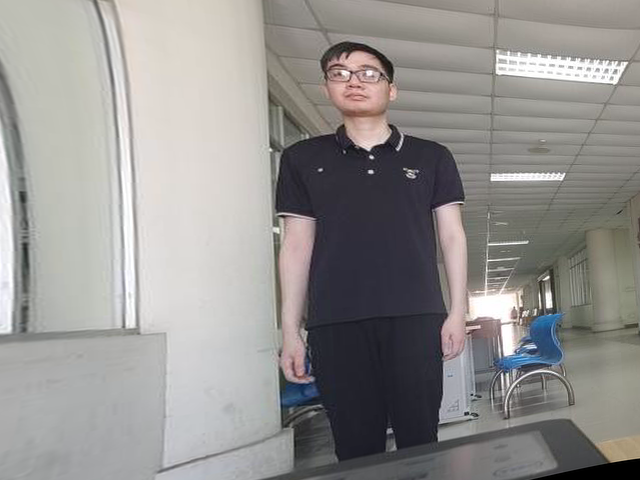
#> input picture test_images/rectified/rectified0.png, 640 x 480 px
$ python triangulation.py
#> lines starting #> are read from the running program, lines starting #| are printed output that depends on the picture; after the words box and inside, x2 and y2 are one past the last pixel; in counts of white or black regions, pixels touching at a corner belong together
import cv2
import numpy as np
import matplotlib.pyplot as plt
def optimize_keypoint(sift, img, bg_subtracttion_img):
    keypoints, descriptors = sift.detectAndCompute(img, None)
    valid_kp = []
    valid_des = []
    for i, point in enumerate(keypoints):
        x, y = int(point.pt[0]), int(point.pt[1])
        if bg_subtracttion_img[y, x] > 0:
            valid_kp.append(point)
            valid_des.append(descriptors[i])
    valid_des = np.array(valid_des)
    return valid_kp, valid_des

def find_nearest_keypoint(target_point, keypoints):
    distances = []
    for point in keypoints:
        x, y = point.pt
        distance = ((x - target_point[0]) ** 2 + (y - target_point[1]) ** 2) ** 0.5
        distances.append(distance)
    sorted_indices = sorted(range(len(distances)), key=lambda k: distances[k])
    nearest_keypoint = keypoints[sorted_indices[0]]
    return nearest_keypoint

def find_largest_contour(img):
    ret, img_binary = cv2.threshold(img, 127, 255, cv2.THRESH_BINARY)
    contours, _ = cv2.findContours(img_binary, cv2.RETR_EXTERNAL, cv2.CHAIN_APPROX_SIMPLE)

    max_area = 0
    max_contour = None

    for contour in contours:
        area = cv2.contourArea(contour)
        if area > max_area:
            max_area = area
            max_contour = contour

    bg = np.zeros_like(img)
    cv2.fillPoly(bg, [max_contour], color=(255, 255, 255))
    return bg


# [34 lines left out: function triangulate, not called in this run]

img1=cv2.imread('./test_images/rectified/rectified0.png')
#> img1 is the input picture: shape (480, 640, 3); mean B, G, R 143.8, 145.9, 148
img2=cv2.imread('./test_images/rectified/rectified1.png')
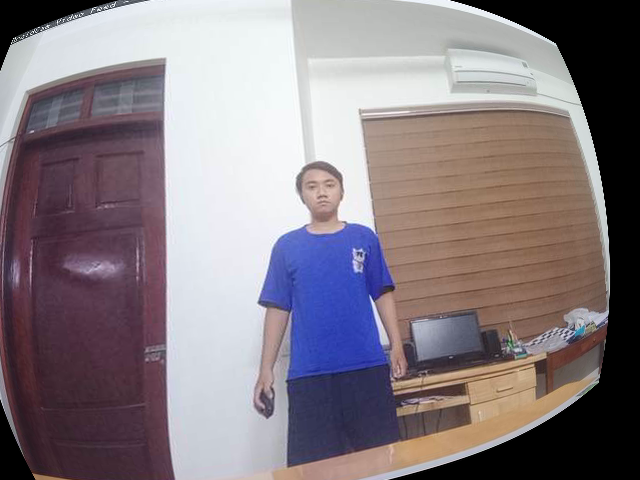
#> input picture test_images/rectified/rectified1.png, 640 x 480 px
#> img2 is the input picture: shape (480, 640, 3); mean B, G, R 129.8, 123.7, 133.7

bg_subtraction_img1=cv2.imread('./test_images/bg-subtract/result0.png', cv2.IMREAD_GRAYSCALE)
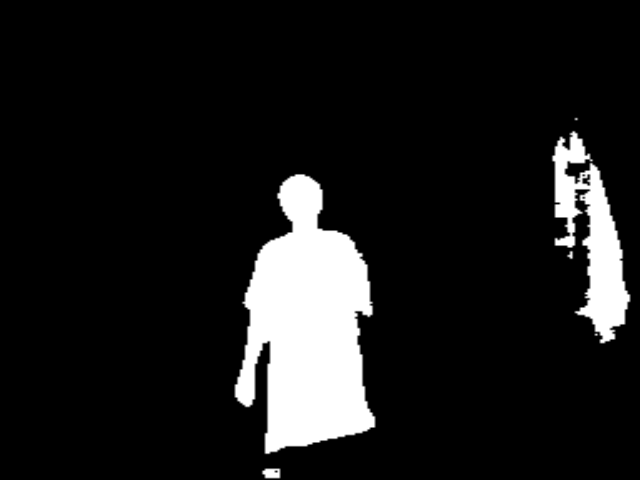
#> input picture test_images/bg-subtract/result0.png, 640 x 480 px
#> bg_subtraction_img1 is the input picture: shape (480, 640); min 0, max 255, mean 26.6
bg_subtraction_img2=cv2.imread('./test_images/bg-subtract/result1.png', cv2.IMREAD_GRAYSCALE)
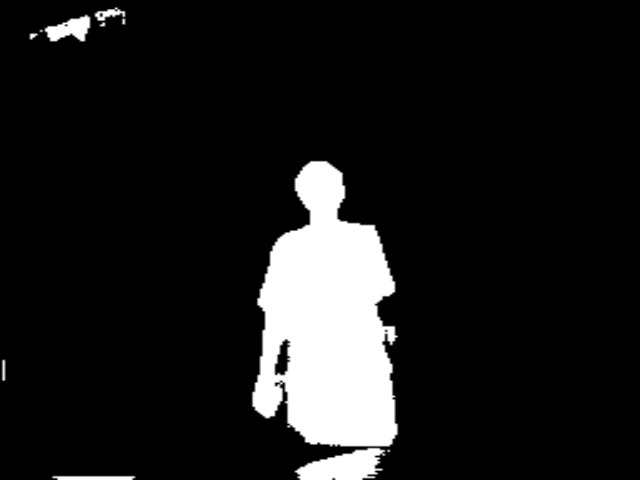
#> input picture test_images/bg-subtract/result1.png, 640 x 480 px
#> bg_subtraction_img2 is the input picture: shape (480, 640); min 0, max 255, mean 26.2

bg_subtraction_img1 = find_largest_contour(bg_subtraction_img1)
#> in find_largest_contour, `ret, img_binary = cv2.threshold(img, 127, 255, cv2.THRESH_BINARY)`:
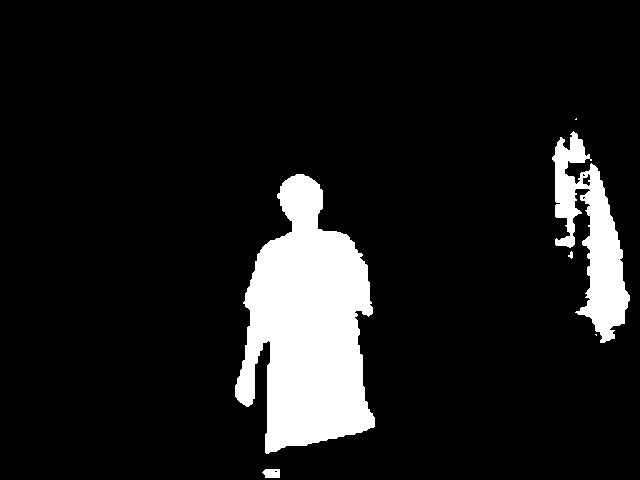
#> img_binary: shape (480, 640); 10.5% white; 6 white regions (2 under 20 px)
#> in find_largest_contour, `contours, _ = cv2.findContours(img_binary, cv2.RETR_EXTERNAL, cv2.CHAI..`: contours = 6 contours, 3 with area under 20; largest, box (x1, y1, x2, y2) and area: (235, 174, 375, 454) 24464, (552, 131, 630, 343) 6753, (262, 469, 280, 478) 121
#> the loop in find_largest_contour, `for contour in contours:` made 6 passes
#> (area, max_area) on passes 1, 4: (121, 121), (24463.5, 24463.5)
#> area on pass 5: 6753
#> after the loop in find_largest_contour, `for contour in contours:`: max_area = 24463.5; max_contour = contour of 262 points, box (x1, y1, x2, y2) (235, 174, 375, 454), area 24464
#> in find_largest_contour, `cv2.fillPoly(bg, [max_contour], color=(255, 255, 255))`: bg: shape (480, 640); 8.1% white; 1 white region, box (x1, y1, x2, y2) and area: (235, 174, 375, 454) 24910
bg_subtraction_img2 = find_largest_contour(bg_subtraction_img2)
#> in find_largest_contour (call 2), `ret, img_binary = cv2.threshold(img, 127, 255, cv2.THRESH_BINARY)`:
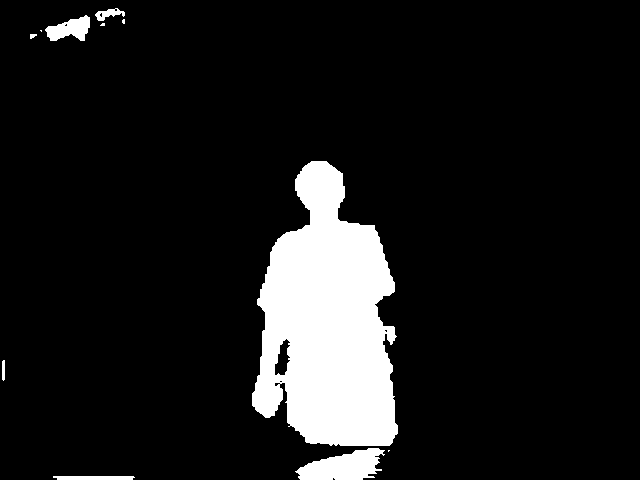
#> img_binary: shape (480, 640); 10.3% white; 11 white regions (4 under 20 px)
#> in find_largest_contour (call 2), `contours, _ = cv2.findContours(img_binary, cv2.RETR_EXTERNAL, cv2.CHAI..`: contours = 11 contours, 5 with area under 20; largest, box (x1, y1, x2, y2) and area: (252, 161, 398, 446) 28346, (295, 448, 385, 480) 1748, (45, 15, 90, 41) 652, (53, 476, 135, 480) 232, (95, 8, 125, 21) 168, (2, 360, 5, 381) 38
#> the loop in find_largest_contour (call 2), `for contour in contours:` made 11 passes
#> (area, max_area) on passes 1, 3, 5: (231.5, 231.5), (1748.5, 1748.5), (28346, 28346)
#> area on passes 4, 10, 11: 38.5, 651.5, 168
#> after the loop in find_largest_contour (call 2), `for contour in contours:`: max_area = 28346; max_contour = contour of 277 points, box (x1, y1, x2, y2) (252, 161, 398, 446), area 28346
#> in find_largest_contour (call 2), `cv2.fillPoly(bg, [max_contour], color=(255, 255, 255))`:
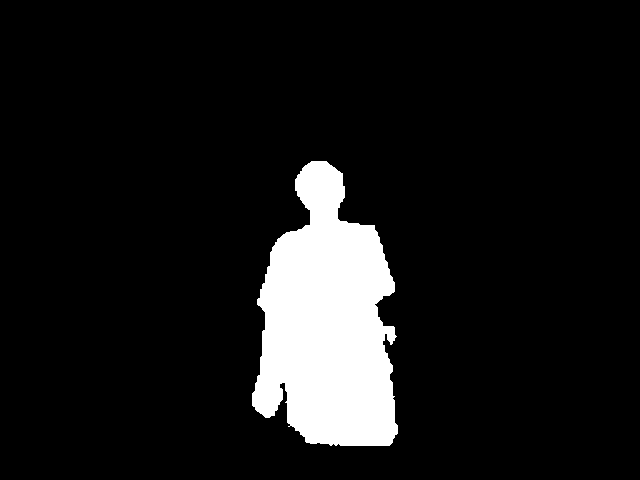
#> bg: shape (480, 640); 9.4% white; 1 white region, box (x1, y1, x2, y2) and area: (252, 161, 398, 446) 28789

sift = cv2.SIFT_create()
keypoints_1, descriptors_1 = optimize_keypoint(sift, img1, bg_subtraction_img1)
#> in optimize_keypoint, `keypoints, descriptors = sift.detectAndCompute(img, None)`: keypoints = 727 keypoints; strongest (x, y, size): (371, 172, 3.1), (371, 157, 2.7), (549, 304, 5), (548, 277, 2.3)
#> the loop in optimize_keypoint, `for i, point in enumerate(keypoints):` made 727 passes
#> (point, x, y) on passes 1 to 3: (keypoint at (10.9, 284.7), size 4, 10, 284), (keypoint at (13.5, 324.9), size 3.3, 13, 324), (keypoint at (15.6, 285.4), size 3.4, 15, 285)
#> after the loop in optimize_keypoint, `for i, point in enumerate(keypoints):`: valid_des = 86 items; valid_kp = 86 keypoints; strongest (x, y, size): (363, 364, 114.2), (300, 229, 19.5), (280, 355, 2.1), (311, 379, 3.7)
#> keypoints_1 has the same summary as valid_kp in optimize_keypoint
keypoints_2, descriptors_2 = optimize_keypoint(sift, img2, bg_subtraction_img2)
#> in optimize_keypoint (call 2), `keypoints, descriptors = sift.detectAndCompute(img, None)`: keypoints = 494 keypoints; strongest (x, y, size): (55, 52, 40.8), (539, 77, 49.2), (509, 405, 50.9), (600, 318, 10.2)
#> the loop in optimize_keypoint (call 2), `for i, point in enumerate(keypoints):` made 494 passes
#> (point, x, y) on passes 1 to 3: (keypoint at (7.6, 284.1), size 6, 7, 284), (keypoint at (11.8, 144.7), size 2.2, 11, 144), (keypoint at (16, 35), size 2.6, 16, 34)
#> after the loop in optimize_keypoint (call 2), `for i, point in enumerate(keypoints):`: valid_des = 145 items; valid_kp = 145 keypoints; strongest (x, y, size): (361, 250, 2.2), (335, 391, 79.1), (384, 340, 6.4), (265, 406, 13.6)
#> keypoints_2 has the same summary as valid_kp in optimize_keypoint

img1_sift = cv2.drawKeypoints(img1,keypoints_1,img1)
img2_sift = cv2.drawKeypoints(img2,keypoints_2,img2)

bf = cv2.BFMatcher(cv2.NORM_L1, crossCheck=True)
matches = bf.match(descriptors_1,descriptors_2)
#> matches = 18 matches
matches = sorted(matches, key = lambda x:x.distance)
matched_img = cv2.drawMatches(img1, keypoints_1, img2, keypoints_2, matches[:50], img2, flags=2)
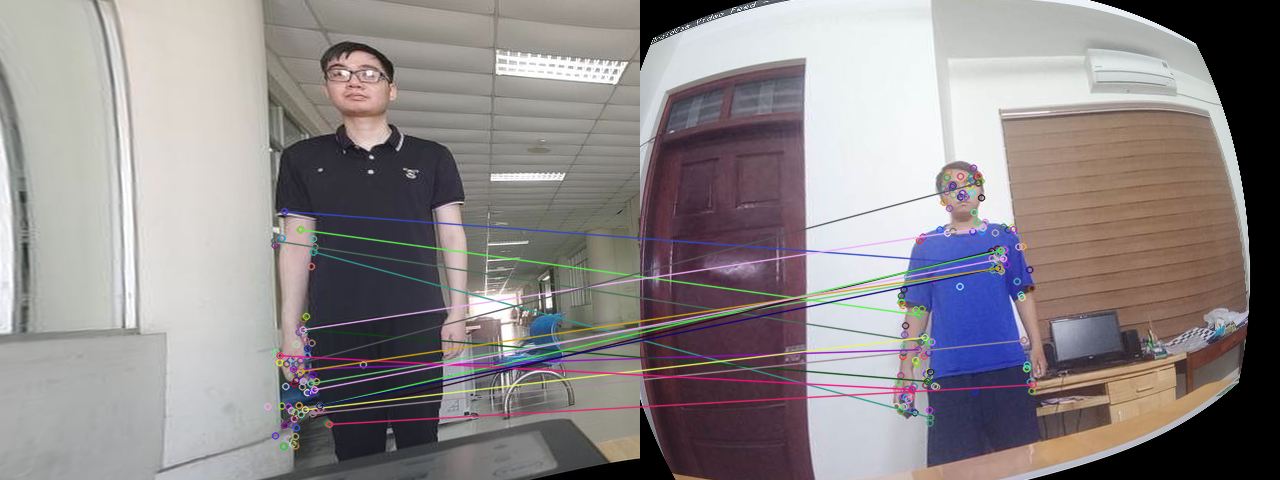
#> matched_img: shape (480, 1280, 3); mean B, G, R 136.9, 135.2, 141.4

cv2.imshow('match', matched_img)
cv2.waitKey(0)

matched_kp1 = []
for match in matches[:50]:
    kp1_idx = match.queryIdx
    matched_kp1.append(keypoints_1[kp1_idx])
#> this loop made 18 passes
#> kp1_idx on passes 1 to 12: 75, 13, 48, 84, 29, 1, 59, 64, 71, 58, 54, 42
#> after the loop, matched_kp1 = 18 keypoints; strongest (x, y, size): (300, 229, 19.5), (280, 355, 2.1), (319, 405, 2.2), (313, 413, 3.3)

matched_kp2 = []
for match in matches[:50]:
    kp2_idx = match.trainIdx
    matched_kp2.append(keypoints_2[kp2_idx])
#> this loop made 18 passes
#> kp2_idx on passes 1 to 12: 57, 109, 35, 144, 34, 37, 49, 111, 108, 44, 106, 100
#> after the loop, matched_kp2 = 18 keypoints; strongest (x, y, size): (361, 250, 2.2), (384, 340, 6.4), (272, 389, 2.2), (357, 268, 6.7)

max_value = np.amax(bg_subtraction_img1)
#> max_value = 255
max_loc = np.where(bg_subtraction_img1 == max_value)
#> max_loc = 24910 positions, rows 174 to 453, columns 235 to 374
head_point = (max_loc[1][0], max_loc[0][0])
#> head_point = (296, 174)
foot_point = (max_loc[1][0], max_loc[0][-1])
#> foot_point = (296, 453)

# phl = find_nearest_keypoint(head_point, matched_kp1)
# phr = find_nearest_keypoint(head_point, matched_kp2)

phl = find_nearest_keypoint(head_point, matched_kp1)
#> the loop in find_nearest_keypoint, `for point in keypoints:` made 18 passes
#> (point, x, y, distance) on passes 1 to 11: (keypoint at (313.2, 251.6), size 2.5, 313.2, 251.6, 79.48), (keypoint at (284.1, 211), size 1.8, 284.1, 211, 38.88), (keypoint at (300.1, 229.2), size 19.5, 300.1, 229.2, 55.4), (keypoint at (328.9, 424), size 1.9, 328.9, 424, 252.1), (keypoint at (293.2, 368.9), size 2.7, 293.2, 368.9, 194.9), (keypoint at (274.4, 240.4), size 2, 274.4, 240.4, 69.86), (keypoint at (305.7, 329.1), size 1.9, 305.7, 329.1, 155.4), (keypoint at (310.4, 383.2), size 2.4, 310.4, 383.2, 209.7), (keypoint at (311.6, 417.8), size 1.9, 311.6, 417.8, 244.3), (keypoint at (304.9, 409.4), size 2, 304.9, 409.4, 235.5), (keypoint at (302.6, 329.5), size 2.4, 302.6, 329.5, 155.6)
#> after the loop in find_nearest_keypoint, `for point in keypoints:`: distances = [79.48, 38.88, 55.4, 252.1, 194.9, 69.86, 155.4, 209.7, 244.3, 235.5, 155.6, 189.7, 239.8, 232.6, 182, 232.6, 197.1, 216.1]
#> in find_nearest_keypoint, `sorted_indices = sorted(range(len(distances)), key=lambda k: distances..`: sorted_indices = [1, 2, 5, 0, 6, 10, 14, 11, 4, 16, 7, 17, 13, 15, 9, 12, 8, 3]
#> in find_nearest_keypoint, `nearest_keypoint = keypoints[sorted_indices[0]]`: nearest_keypoint = keypoint at (284.1, 211), size 1.8
#> phl = keypoint at (284.1, 211), size 1.8
phr = None
for match in matches[:50]:
    if keypoints_1[match.queryIdx] == phl:
        phr = keypoints_2[match.trainIdx]
        break
#> this loop made 2 passes
#> phr on pass 2: keypoint at (351.5, 264.3), size 2.4

#> (the run stopped early here; a loop or call above may not have finished)
